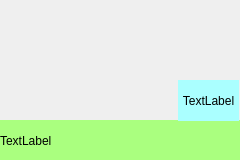
<?xml version="1.0" encoding="UTF-8"?>
<ui version="4.0">
 <class>VideoGameCard</class>
 <widget class="QWidget" name="VideoGameCard">
  <property name="geometry">
   <rect>
    <x>0</x>
    <y>0</y>
    <width>240</width>
    <height>160</height>
   </rect>
  </property>
  <property name="minimumSize">
   <size>
    <width>240</width>
    <height>160</height>
   </size>
  </property>
  <property name="maximumSize">
   <size>
    <width>240</width>
    <height>160</height>
   </size>
  </property>
  <property name="cursor">
   <cursorShape>PointingHandCursor</cursorShape>
  </property>
  <property name="windowTitle">
   <string>Form</string>
  </property>
  <widget class="QLabel" name="gameBackground">
   <property name="geometry">
    <rect>
     <x>0</x>
     <y>0</y>
     <width>240</width>
     <height>135</height>
    </rect>
   </property>
   <property name="minimumSize">
    <size>
     <width>240</width>
     <height>135</height>
    </size>
   </property>
   <property name="text">
    <string/>
   </property>
   <property name="scaledContents">
    <bool>true</bool>
   </property>
  </widget>
  <widget class="QLabel" name="gameName">
   <property name="geometry">
    <rect>
     <x>0</x>
     <y>120</y>
     <width>241</width>
     <height>41</height>
    </rect>
   </property>
   <property name="styleSheet">
    <string notr="true">background-color: rgb(170, 255, 127);</string>
   </property>
   <property name="text">
    <string>TextLabel</string>
   </property>
  </widget>
  <widget class="QLabel" name="gameRating">
   <property name="geometry">
    <rect>
     <x>178</x>
     <y>80</y>
     <width>61</width>
     <height>41</height>
    </rect>
   </property>
   <property name="styleSheet">
    <string notr="true">background-color: rgb(170, 255, 255);</string>
   </property>
   <property name="text">
    <string>TextLabel</string>
   </property>
   <property name="alignment">
    <set>Qt::AlignCenter</set>
   </property>
  </widget>
 </widget>
 <resources/>
 <connections/>
</ui>
